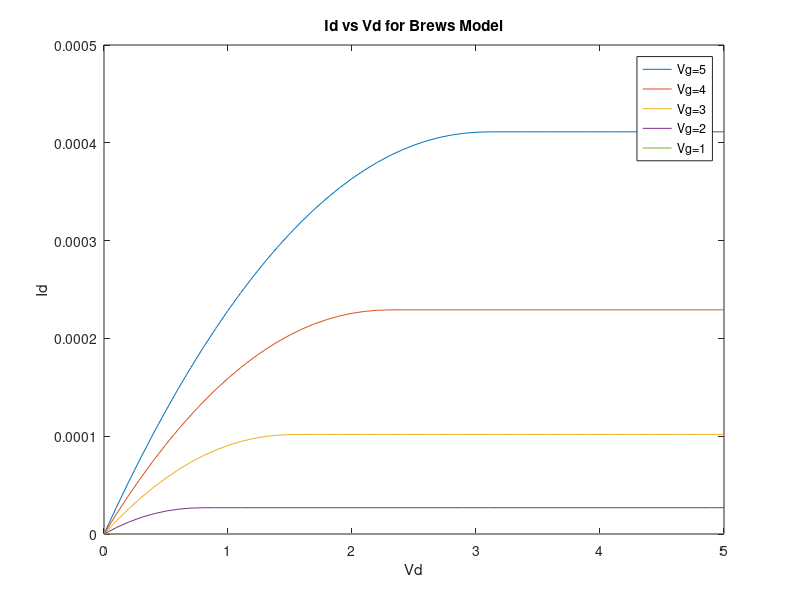

The MATLAB script that drew this image:
% constants
q=1.6e-19;
eps_0=8.85e-12;
kT=26e-3*q;

% semiconductor
Nsub=-3.5e17*1e6;
k_si=12;
ni=1.5e10*1e6;      
Eg=1.1*q;
eps_si=k_si*eps_0;
chi_si=4.05*q;
Na=abs(Nsub);
W=1e-6;
L=1e-6;
muf=200e-4;

% oxide
tox=10e-9;           % oxide thickness
k_ox=4; 
eps_ox=k_ox*eps_0; 
Cox=eps_ox/tox;

phi_m=chi_si/q;
phi_b=-sign(Nsub)*kT/q*log(abs(Nsub)/ni);
phi_s= chi_si/q + Eg/(2*q) + phi_b;
Vfb= phi_m - phi_s;    

% Brews solution at a Id = f_B(Vg,Vd)


% Vg=0:0.1:2;
% Vd=[0.1 1];



Vd=0:0.1:5;
Vg=1:1:5;

for j=1:length(Vd)
for i=1:length(Vg)
    
QT = @(psi_s) Cox*(Vg(i) - Vfb - psi_s);
QD = @(psi_s) (2*eps_si*q*Na*psi_s).^0.5;
QI = @(psi_s) QT(psi_s) - QD(psi_s);
dVdpsi_s = @(psi_s) 1+2*kT/q*(Cox*QT(psi_s) + eps_si*q*Na)./((QT(psi_s)).^2-(QD(psi_s)).^2);
Vgf = @(psi_s,V) Vfb + psi_s + 1/Cox*(2*eps_si*kT*Na)^0.5*(q*psi_s/kT + ni^2/Na^2*exp(q*(psi_s-V)/kT)).^0.5;


psi_s_min= -Vg(i)-Vd(j)-abs(Vfb);
psi_s_max= Vg(i)+Vd(j)+abs(Vfb);
dpsi_s=1e-3;
psi_svec= psi_s_min:dpsi_s:psi_s_max;

psi_ss = interp1(real(Vgf(psi_svec,0)),real(psi_svec),Vg(i));
psi_sd = interp1(real(Vgf(psi_svec,Vd(j))),real(psi_svec),Vg(i));

intf = @(psi_s) QI(psi_s).*dVdpsi_s(psi_s);

Id(i,j) = muf*W/L*integral(intf,psi_ss,psi_sd);

end
end


 
 
%Vg,Vd format
 figure(1);
 
  
 
plot(Vd,Id(5,:))
 hold on 
 plot(Vd,Id(4,:))
 hold on 
 plot(Vd,Id(3,:))
 hold on
 plot(Vd,Id(2,:))
 hold on
 plot(Vd,Id(1,:))
 
 xlabel('Vd');
 ylabel('Id');
title ('Id vs Vd for Brews Model')
legend('Vg=5','Vg=4','Vg=3','Vg=2','Vg=1')
 
 
 